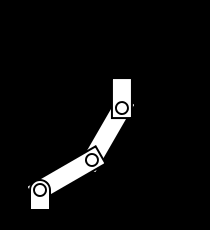
#> input picture representacao.png, 210 x 230 px
$ python -i object_detect.py   (imports and definitions only)   (older library calls are emulated)
#> lines starting #> are read from the running program, lines starting #| are printed output that depends on the picture
#> further down, picture is the input picture: shape (230, 210, 3); min 0, max 255, mean 14.2
#> in detect_targets, `hsv = cv2.cvtColor(cv2.medianBlur(img, 3), cv2.COLOR_BGR2HSV)`: hsv: shape (230, 210, 3); mean H, S, V 0, 0, 14.2
import cv2
import numpy as np
import math

tick = 1
prev_targets = []
# def norm_img(img, r, g, b):
#
#     R, G, B = np.swapaxes(img.T, 1, 2)
#     gray = abs(R - r) / (max(255 - r, r) / (max(255 - r, r) - min(255 - r, r)))
#     # gray = 1.0 / () + 0.1)
#     #
#     print(np.max(gray))
#
#     return np.array(gray * 255, dtype=np.uint8)
i = 1
def detect_circles(img, interval, min_radius=30):
#> called with interval = ([165, 100, 100], [180, 255, 255]), min_radius = 30
    global i
    img = cv2.blur(img, (3, 3))
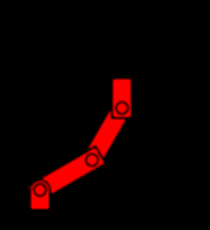
#> img: shape (230, 210, 3); mean of channels 0, 1, 2 0, 0, 14.2; drawn as B, G, R
    img = cv2.inRange(img, interval[0], interval[1])
#> img: shape (230, 210); every value is 0

    i += 1

    shape = img.shape
#> shape = (230, 210)

    kernel = np.ones((3, 3), np.uint8)
    img = cv2.erode(img, kernel, iterations=1)
    img = cv2.dilate(img, kernel, iterations=6)
    # img = cv2.dilate(img, kernel, iterations=9)

    cv2.imshow("red", img)

    img = cv2.Canny(img, 30, 100)
    _img, contours, hierarchy = cv2.findContours(img,
                                                 mode=cv2.RETR_TREE,
                                                 method=cv2.CHAIN_APPROX_SIMPLE, offset=(0, 0))
#> contours = []
    # hierarchy = hierarchy[0]
    contours = np.array(contours)
#> contours = empty array

    # contours = contours[hierarchy[:, 2] >= 0]
    detected_circles = []

    for c in contours:
        area = cv2.contourArea(c)
        peri = cv2.arcLength(c, True)
        approx = cv2.approxPolyDP(c, epsilon=0.01 * peri, closed=True)

        if len(approx) > 5:
            ellipse = cv2.fitEllipse(approx)
            if ellipse[1][0] >= min_radius and ellipse[1][1] >= min_radius:
                flag = True
                for circle in detected_circles:
                    if np.linalg.norm(np.array(circle[0]) - np.array(ellipse[0])) < 5:
                        flag = False
                if flag:
                    detected_circles.append(ellipse)
#> this loop made 0 passes
#> after the loop, detected_circles = []

    return detected_circles


def detect_targets(img, min_radius=20):
    hsv = cv2.cvtColor(cv2.medianBlur(img, 3), cv2.COLOR_BGR2HSV)
    detected_targets = detect_circles(
        hsv,
        (np.array([165, 100, 100]), np.array([180, 255, 255])),
        min_radius=min_radius
    )
#> detected_targets = []
    #                    + detect_circles(
    #     hsv,
    #     (np.array([45, 100, 100]), np.array([50, 255, 255])),
    #     min_radius=min_radius
    # )

    return detected_targets


def draw_targets(targets, img):
    for t in targets:
        cv2.ellipse(img, t, (0, 0, 255), 2)


def detect_targets_robust(img, min_radius=30, true_detect_every_frame=2):
    global prev_targets

    global tick

    new_targets = detect_targets(img, min_radius=30)
#> new_targets = []

    if tick > 0:
        tick -= 1

    if not new_targets and tick != 0:
        return prev_targets
    else:
        tick = true_detect_every_frame
        prev_targets = new_targets
#> prev_targets = []
        return new_targets


def bench():
    # cap = cv2.VideoCapture(0)

    frame = cv2.imread('/home/aluno/tabuleiro.jpeg')

    targets = detect_targets(frame)
    draw_targets(targets, frame)
    cv2.imshow('frame', frame)
    cv2.waitKey(0)
    cv2.waitKey(0)
    cv2.waitKey(0)
    cv2.waitKey(0)
    cv2.waitKey(0)
    cv2.destroyAllWindows()

    #
    # hsv = cv2.cvtColor(frame, cv2.COLOR_BGR2HSV)
    #
    # R1 = cv2.inRange(hsv, np.array([160, 100, 100]), np.array([190, 255, 255]))
    #
    # kernel = np.ones((5, 5), np.uint8)
    # R1 = cv2.dilate(R1, kernel, iterations=6)
    # R1 = cv2.erode(R1, kernel, iterations=6)
    #
    # R1 = cv2.Canny(R1, 30, 100)
    #
    # _img, contours, hierarchy = cv2.findContours(R1,
    #                                              mode=cv2.RETR_TREE,
    #                                              method=cv2.CHAIN_APPROX_SIMPLE, offset=(0, 0))
    #
    # detected_circles = []
    #
    # for c in contours:
    #     # cv2.drawContours(frame, c, -1, (255, 0, 0))
    #     area = cv2.contourArea(c)
    #     peri = cv2.arcLength(c, True)
    #     approx = cv2.approxPolyDP(c, epsilon=0.01 * peri, closed=True)
    #
    #     if len(approx) > 5:
    #         ellipse = cv2.fitEllipse(approx)
    #         detected_circles.append(ellipse)
    #         cv2.ellipse(frame, ellipse, (255, 0, 0))
    #
    # # print(circles)
    # # # for i in circles[0, :]:
    # # #     # draw the outer circle
    # # #     cv2.circle(frame, (i[0], i[1]), i[2], (0, 255, 0), 2)
    # # #     # draw the center of the circle
    # # #     cv2.circle(frame, (i[0], i[1]), 2, (0, 0, 255), 3)
    #
    # cv2.imshow('hsv', frame)
    #
    # # R, G, B = np.array(frame).T.swapaxes(2, 1)
    # #
    # # pure_G = G - (R + B) / 3
    # #
    # # pure_G[pure_G > 0] = 1
    # # pure_G[pure_G < 0] = 0
    # #
    # # R = 255 - R
    # # G = 255 - G
    # # B = 255 - B
    # #
    # # cv2.imshow('pure_G', pure_G)
    # #
    # # edges_R = cv2.adaptiveThreshold(R, 255, cv2.ADAPTIVE_THRESH_MEAN_C, cv2.THRESH_BINARY, 11, 9)
    # # edges_G = cv2.Canny(G, 30, 100)
    # # edges_B = cv2.adaptiveThreshold(B, 255, cv2.ADAPTIVE_THRESH_MEAN_C, cv2.THRESH_BINARY, 11, 9)
    # #
    # # cv2.imshow('R', R)
    # # cv2.imshow('G', edges_G)
    # # cv2.imshow('B', B)
    #
    # while True:
    #     # Capture frame-by-frame
    #     ret, img = cap.read()
    #     #
    #     # gray_img = cv2.cvtColor(img, cv2.COLOR_BGR2GRAY)
    #     targets = detect_targets(img)
    #     draw_targets(targets, img)
    #
    #     cv2.imshow('img', img)
    #
    #     if cv2.waitKey(1) == 27:
    #         break
    #
    #     # for m in markers:
    #     #     if 'img' in m:
    #     #         cv2.imshow('id %s'%m['id'], m['img'])
    #     #         cv2.imshow('otsu %s'%m['id'], m['otsu'])
    # # while True:
    # #     if cv2.waitKey(1) == 27:
    # #         return
    # pass


# [2 lines not run here, left out]

>>> import cv2
>>> picture = cv2.imread('../../representacao.png')
>>> result = detect_targets_robust(picture)
#> result = []
